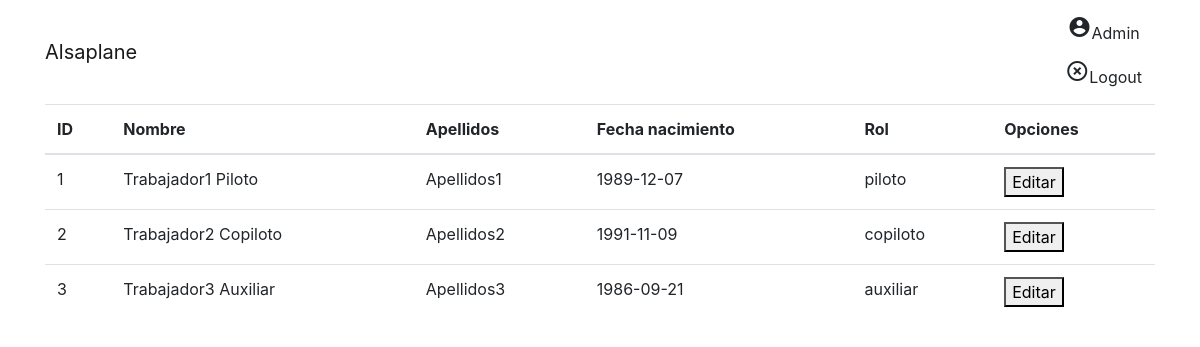
/PhpProject2/empleados.php, run on the app's committed database.
### tables this page shows
CREATE TABLE `trabajadores` (
  `idTrabajador` int(5) NOT NULL,
  `nombreTra` varchar(30) NOT NULL,
  `apellidosTra` varchar(40) NOT NULL,
  `fechaNacTra` date NOT NULL,
  `rolTra` enum('piloto','copiloto','auxiliar') NOT NULL
);

### PhpProject2/modelo.php (called while the page is built, shortened)
<?php
class Modelo{
            private $conexion;
            public function open()
            {
                   $this->conexion=  mysqli_connect("localhost:3306","root") or die (msql_error());
                   mysqli_select_db($this->conexion, 'alsaplane') or die (msql_error());
            }
            public function selectEmpleados(){
                $consulta="SELECT idTrabajador, nombreTra, apellidosTra, fechaNacTra, rolTra FROM trabajadores";
                $rs =  mysqli_query($this->conexion,$consulta);
                $nfilas = mysqli_num_rows($rs);
                if($nfilas != 0){
                    $empleados = array();
                    $i=0;
                    while ($reg=mysqli_fetch_array($rs)){
                        $empleados[$i]=$reg;
                        $i++;
                    }
                    return $empleados;
                }else{
                    $this->close();
                    return NULL;
                }
            }
}

### PhpProject2/empleados.php (the view, shortened to what this page needs)
<?php
include("modelo.php");
?>
<!DOCTYPE html>
<html lang="en">
<head>
  <link rel="stylesheet" href="https://maxcdn.bootstrapcdn.com/bootstrap/4.0.0-alpha.5/css/bootstrap.min.css">
</head>
<body>
    <nav class="navbar navbar-light bg-faded">
      <div class="container">
        <a class="navbar-brand" href="./index.php">Alsaplane</a>
        <div class="float-xs-right">
          <ul class="nav navbar-nav">
            <li class="btn"><i class="material-icons">account_circle</i>Admin</li>
            <li class="btn"><i class="material-icons">highlight_off</i>Logout</li>
          </ul>
        </div>
      </div>
    </nav>
    <div class="container">
<?php
    $modelo = new Modelo();
    $empleados = $modelo->selectEmpleados();
    if ($empleados != NULL)
    {
        ?>
        <table class="table table-hover">
        <thead class="thead-inverse">
            <tr>
                <th>ID</th>
                <th>Nombre</th>
                <th>Apellidos</th>
                <th>Fecha nacimiento</th>
                <th>Rol</th>
                <th>Opciones</th>
            </tr>
        </thead>
        <tbody>
        <?php
        foreach ($empleados as $empelado) {
            ?><tr>
                <td><?php echo $empelado['idTrabajador']?></td>
                <td><?php echo $empelado['nombreTra']?></td>
                <td><?php echo $empelado['apellidosTra']?></td>
                <td><?php echo $empelado['fechaNacTra']?></td>
                <td><?php echo $empelado['rolTra']?></td>
                <td><a href="#"><button  name = "boton" value="editar">Editar</button></a></td>
            <?php
        }
        ?>
        </tbody>
        </table>
        <?php
    }
    else
    {
        echo 'No existen empleados en la base de datos';
    }
?>
    </div>
</body>
</html>

### data on the page
trabajadores: idTrabajador "1", nombreTra "Trabajador1 Piloto", apellidosTra "Apellidos1", fechaNacTra "1989-12-07", rolTra "piloto"
trabajadores: idTrabajador "2", nombreTra "Trabajador2 Copiloto", apellidosTra "Apellidos2", fechaNacTra "1991-11-09", rolTra "copiloto"
trabajadores: idTrabajador "3", nombreTra "Trabajador3 Auxiliar", apellidosTra "Apellidos3", fechaNacTra "1986-09-21", rolTra "auxiliar"
